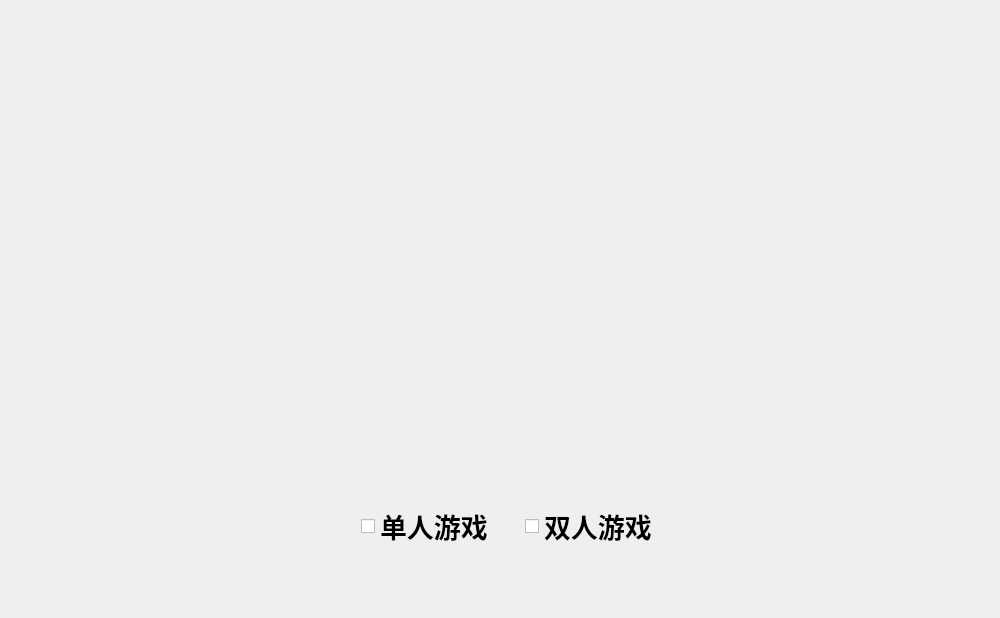
<?xml version="1.0" encoding="UTF-8"?>
<ui version="4.0">
 <class>Widget</class>
 <widget class="QWidget" name="Widget">
  <property name="geometry">
   <rect>
    <x>0</x>
    <y>0</y>
    <width>1000</width>
    <height>618</height>
   </rect>
  </property>
  <property name="minimumSize">
   <size>
    <width>1000</width>
    <height>618</height>
   </size>
  </property>
  <property name="maximumSize">
   <size>
    <width>1000</width>
    <height>618</height>
   </size>
  </property>
  <property name="windowTitle">
   <string>Widget</string>
  </property>
  <layout class="QVBoxLayout" name="verticalLayout">
   <item>
    <widget class="QStackedWidget" name="stackedWidget">
     <property name="toolTip">
      <string/>
     </property>
     <property name="currentIndex">
      <number>0</number>
     </property>
     <widget class="QWidget" name="page_0">
      <widget class="QWidget" name="widget" native="true">
       <property name="geometry">
        <rect>
         <x>350</x>
         <y>480</y>
         <width>321</width>
         <height>71</height>
        </rect>
       </property>
       <layout class="QHBoxLayout" name="horizontalLayout">
        <item>
         <widget class="QCheckBox" name="check_single">
          <property name="font">
           <font>
            <pointsize>20</pointsize>
            <weight>75</weight>
            <bold>true</bold>
           </font>
          </property>
          <property name="cursor">
           <cursorShape>PointingHandCursor</cursorShape>
          </property>
          <property name="text">
           <string>单人游戏</string>
          </property>
          <property name="tristate">
           <bool>false</bool>
          </property>
         </widget>
        </item>
        <item>
         <widget class="QCheckBox" name="check_double">
          <property name="font">
           <font>
            <pointsize>20</pointsize>
            <weight>75</weight>
            <bold>true</bold>
           </font>
          </property>
          <property name="cursor">
           <cursorShape>PointingHandCursor</cursorShape>
          </property>
          <property name="text">
           <string>双人游戏</string>
          </property>
         </widget>
        </item>
       </layout>
      </widget>
     </widget>
     <widget class="QWidget" name="page_1"/>
    </widget>
   </item>
  </layout>
 </widget>
 <resources/>
 <connections/>
</ui>
